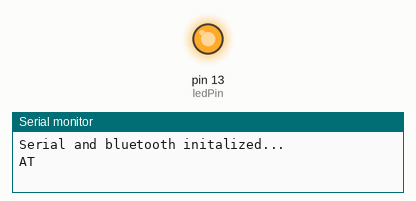
The program below on a simulated Arduino Uno, built with avr-gcc and run on an emulated ATmega328P. Parts: output pins drawn as LEDs (lit = HIGH), the last lines printed to the serial monitor. The modem accepts every AT command (registered, SIM ready, sends succeed) and sends nothing else.

Above: at 0.1 s.
At 3.0 s:
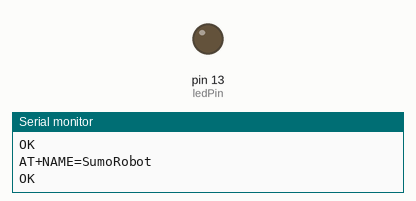
Timing chart, 0 to 4.5 s (numbered marks = the images above):
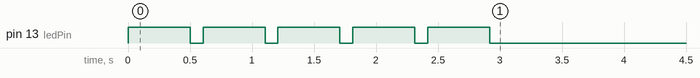

The program:

Main.cpp
```cpp
#include <Arduino.h>
#include <SoftwareSerial.h>

// Press the button on the HC-05 module when applying power to enter setup-mode.

static const byte ledPin = 13;

SoftwareSerial bluetooth(4, 5); // RX, TX

void sendCommand(const char* command) {
	bluetooth.println(command);
	Serial.println(command);

	digitalWrite(ledPin, HIGH);
	delay(500);
	while(bluetooth.available()) {
		Serial.write(bluetooth.read());
	}
	digitalWrite(ledPin, LOW);
	delay(100);
}

void setup(){

	pinMode(ledPin, OUTPUT);

	Serial.begin(9600);
	bluetooth.begin(38400);

	Serial.println("Serial and bluetooth initalized...");

	sendCommand("AT");
	sendCommand("AT+VERSION");
	sendCommand("AT+ROLE");
	sendCommand("AT+PSWD=1234");
	sendCommand("AT+NAME=SumoRobot");
}

void loop() {
}
```
